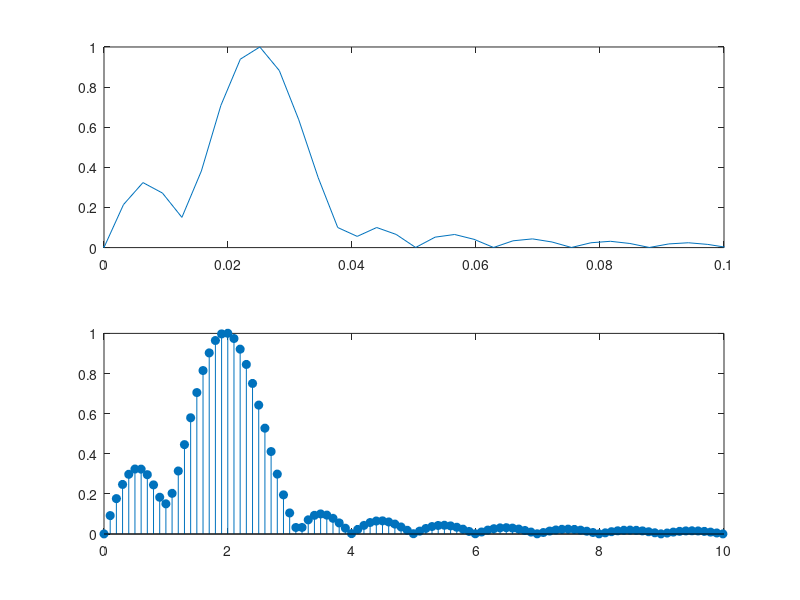

Here is the MATLAB script that generated this plot:
Fs = 500;
t = 0:1/Fs:1;
f1 = 1;
f2 = 2;
f3 = 3;
x = 0.15*cos(2*pi*f1*t) + sin(2*pi*f2*t)-0.1*sin(2*pi*f3*t);
n = 0:Fs;
N = 5010;
f = 0:Fs/(N - 1):Fs;
w = -1*pi:0.001*pi : 1*pi;
X = x * exp(-j*n'*w);
subplot(211);

xlabel('n');title('Magnitude');
H = fft(x,N);
plot(w,abs(X)/250);
axis ([0,0.1,0,1]);
subplot(212);
xlabel('f');title('Magnitude');
stem(f,abs(H)/250,'filled');
axis ([0,10,0,1]);